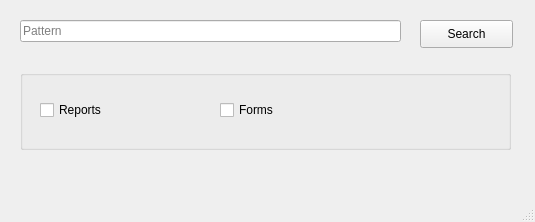
<?xml version="1.0" encoding="UTF-8"?>
<ui version="4.0">
 <class>Searcher</class>
 <widget class="QMainWindow" name="Searcher">
  <property name="geometry">
   <rect>
    <x>0</x>
    <y>0</y>
    <width>535</width>
    <height>222</height>
   </rect>
  </property>
  <property name="windowTitle">
   <string>MainWindow</string>
  </property>
  <widget class="QWidget" name="centralwidget">
   <widget class="QLineEdit" name="lineEdit">
    <property name="geometry">
     <rect>
      <x>20</x>
      <y>20</y>
      <width>381</width>
      <height>22</height>
     </rect>
    </property>
    <property name="text">
     <string/>
    </property>
    <property name="placeholderText">
     <string>Pattern</string>
    </property>
   </widget>
   <widget class="QPushButton" name="SearchButton">
    <property name="geometry">
     <rect>
      <x>420</x>
      <y>20</y>
      <width>93</width>
      <height>28</height>
     </rect>
    </property>
    <property name="text">
     <string>Search</string>
    </property>
   </widget>
   <widget class="QGroupBox" name="groupBox">
    <property name="geometry">
     <rect>
      <x>20</x>
      <y>70</y>
      <width>491</width>
      <height>80</height>
     </rect>
    </property>
    <property name="title">
     <string/>
    </property>
    <widget class="QCheckBox" name="ReportsCheckBox">
     <property name="geometry">
      <rect>
       <x>20</x>
       <y>30</y>
       <width>81</width>
       <height>20</height>
      </rect>
     </property>
     <property name="text">
      <string>Reports</string>
     </property>
    </widget>
    <widget class="QCheckBox" name="FormsCheckBox">
     <property name="geometry">
      <rect>
       <x>200</x>
       <y>30</y>
       <width>81</width>
       <height>20</height>
      </rect>
     </property>
     <property name="text">
      <string>Forms</string>
     </property>
    </widget>
   </widget>
  </widget>
  <widget class="QMenuBar" name="menubar">
   <property name="geometry">
    <rect>
     <x>0</x>
     <y>0</y>
     <width>535</width>
     <height>26</height>
    </rect>
   </property>
  </widget>
  <widget class="QStatusBar" name="statusbar"/>
 </widget>
 <resources/>
 <connections/>
</ui>
